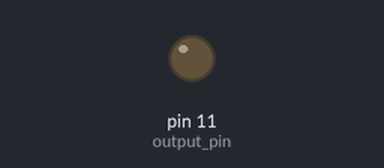
Recording of a sketch running on a simulated Arduino Uno, built with avr-gcc and run on an emulated ATmega328P. On the bench: output pins drawn as LEDs (lit = HIGH).

Above: at 0.05 s.
At 1.95 s:
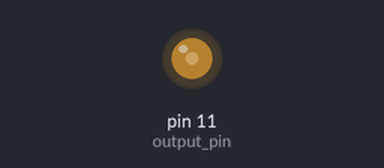
At 3.9 s:
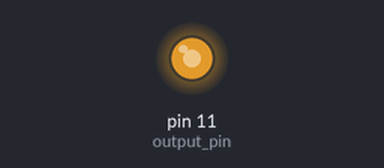
At 10.6 s:
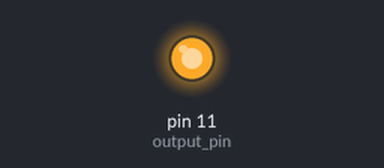
Timing chart, 0 to 13.8 s (numbered marks = the images above):
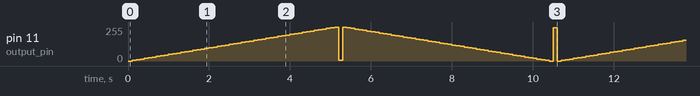

Measured:
- by itself, pin 11 (output_pin): moves between 0/255 and 255/255, repeating every 10.6 s

The sketch:

LED_Fade.ino
```cpp
// Fade

int brightness = 0;     // variable for setting brightness of LED
int fadeAmount = 5;     // how much to fade the LED by

void setup()
{
  pinMode(11, OUTPUT);   // output pin
}

void loop()
{
  analogWrite(11, brightness);            // set the brightness value to pin 11

  brightness = brightness + fadeAmount;   // change the brightness for next time through the loop

  // reverse the direction of the fading at the ends of the fade
  if (brightness < 0 || brightness > 255)
  {
    fadeAmount = -fadeAmount;
  }

  // wait for 100 milliseconds
  delay(100);
}
```
